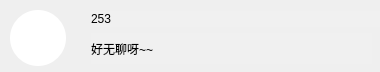
<?xml version="1.0" encoding="UTF-8"?>
<ui version="4.0">
 <class>MainItem</class>
 <widget class="QWidget" name="MainItem">
  <property name="geometry">
   <rect>
    <x>0</x>
    <y>0</y>
    <width>380</width>
    <height>72</height>
   </rect>
  </property>
  <property name="windowTitle">
   <string>Form</string>
  </property>
  <property name="styleSheet">
   <string notr="true"/>
  </property>
  <widget class="QPushButton" name="pushButton">
   <property name="geometry">
    <rect>
     <x>10</x>
     <y>10</y>
     <width>56</width>
     <height>56</height>
    </rect>
   </property>
   <property name="styleSheet">
    <string notr="true">QWidget{background:rgb(255, 255, 255);border-radius:28;border-image:url(:/src/src/color.jpg)}</string>
   </property>
   <property name="text">
    <string/>
   </property>
  </widget>
  <widget class="QLabel" name="l_username">
   <property name="geometry">
    <rect>
     <x>91</x>
     <y>11</y>
     <width>291</width>
     <height>16</height>
    </rect>
   </property>
   <property name="styleSheet">
    <string notr="true">QWidget{ background-color: rgba(255, 255, 255, 10);color:rgb(0, 0, 0)}</string>
   </property>
   <property name="text">
    <string>253</string>
   </property>
  </widget>
  <widget class="QLabel" name="l_sign">
   <property name="geometry">
    <rect>
     <x>91</x>
     <y>33</y>
     <width>281</width>
     <height>31</height>
    </rect>
   </property>
   <property name="styleSheet">
    <string notr="true">QWidget{ background-color: rgba(255, 255, 255, 10);color:rgb(0, 0, 0)}</string>
   </property>
   <property name="text">
    <string>好无聊呀~~</string>
   </property>
  </widget>
 </widget>
 <resources/>
 <connections/>
</ui>
